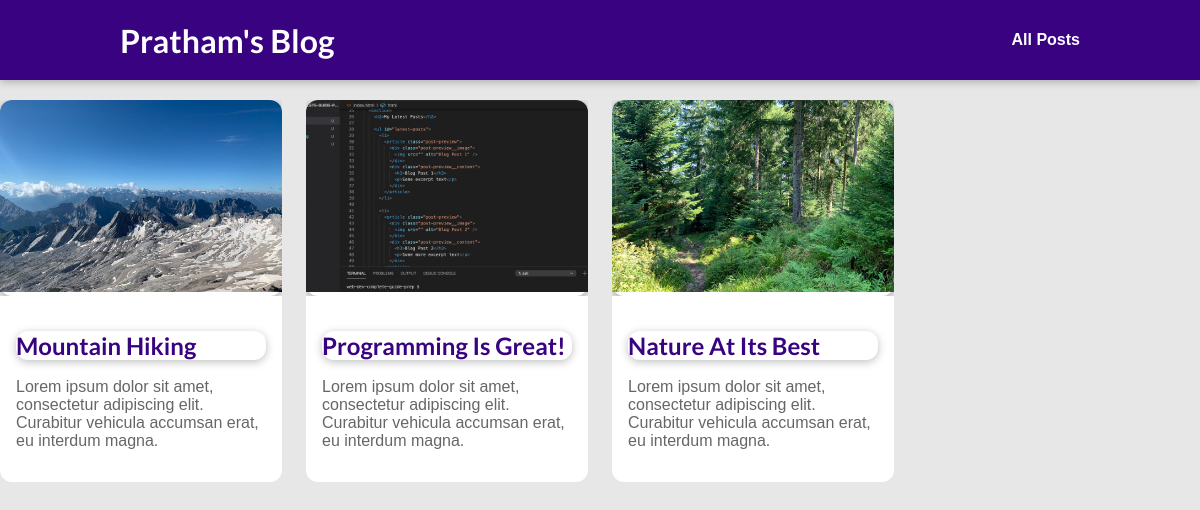
The page /posts on the database its author committed.
### blog/models.py (models this page shows, shortened)
class Posts(models.Model):
    title = models.CharField(max_length=150)
    excerpt = models.CharField(max_length=200)
    imageName = models.CharField(max_length=100)
    date = models.DateField(auto_now=True)
    slug = models.SlugField(unique=True, db_index=True)
    content = models.TextField(validators=[MinLengthValidator(10)])
    author = models.ForeignKey(
        Author, on_delete=models.SET_NULL, null=True, related_name="posts")
    tag = models.ManyToManyField(Tag)

### blog/views.py (the view)
# urls.py: path("posts",views.posts,name="posts-page"),
def posts(request):
    all_post = Posts.objects.all().order_by("-date")
    return render(request, "blog/all-posts.html", {"posts": all_post})

### blog/templates/blog/all-posts.html (shortened to what this page needs)
{% extends 'base.html' %}
{% load static %}
{% block pageStyle %}
  <link rel="stylesheet" href="{% static 'blog/all-posts.css' %}" />
  <link rel="stylesheet" href="{% static 'blog/posts.css' %}" />
{% endblock %}
{% block pageContent %}
    <section>
        <ul>
            {% for post in posts %}
            {% include "blog/includes/posts.html" %}
            {% endfor %}
        </ul>
    </section>
{% endblock %}

### blog/templates/blog/includes/posts.html
{% load static %}
<li>
    <article class="post">
        <a href="{% url "post-details-page" slug=post.slug %}">
            <img src="{% static 'blog/images/'|add:post.imageName %}" alt="{{post.title}}">
            <div class="post__content">
                <h3><a href="">{{post.title}}</a></h3>
                <p>Lorem ipsum dolor sit amet, consectetur adipiscing elit. Curabitur vehicula accumsan erat, eu interdum magna.</p>
            </div>
        </a>
    </article>
</li>

### static/style.css (style rules this page uses)
* { box-sizing: border-box; }
html { font-family: 'Open Sans', 'Lato', sans-serif; }
body { margin: 0; padding: 0; background-color: #f4f4f4; }
h1, h2, h3 { font-family: 'Lato', sans-serif; font-weight: bold; }

### blog/static/blog/all-posts.css (style rules this page uses)
body { background-color: #e7e7e7; font-family: Arial, sans-serif; margin: 0; padding: 0; }
ul { list-style: none; margin: 0; padding: 0; display: grid; grid-template-columns: repeat(auto-fill, minmax(17rem, 1fr)); gap: 1.5rem; }
.post { position: relative; overflow: hidden; }
.post img { width: 100%; height: 12rem; object-fit: cover; border-radius: 12px 12px 0 0; }
.post__content { padding: 1rem; background-color: white; border-radius: 0 0 12px 12px; }
.post__content h3 a { color: #390281; text-decoration: none; font-size: 1.5rem; margin-bottom: 0.5rem; display: block; }
.post__content p { font-size: 1rem; color: #666; }
.post a { text-decoration: none; color: inherit; display: block; box-shadow: 0 2px 8px rgba(0, 0, 0, 0.25); border-radius: 12px; transition: transform 0.3s ease; background-color: white; }

### blog/static/blog/posts.css (style rules this page uses)
.post { position: relative; overflow: hidden; }
.post img { width: 100%; height: 12rem; object-fit: cover; border-radius: 12px 12px 0 0; }
.post__content { padding: 1rem; background-color: white; border-radius: 0 0 12px 12px; }
.post__content h3 a { color: #390281; text-decoration: none; font-size: 1.5rem; margin-bottom: 0.5rem; display: block; }
.post__content p { font-size: 1rem; color: #666; }
.post a { text-decoration: none; color: inherit; display: block; box-shadow: 0 2px 8px rgba(0, 0, 0, 0.25); border-radius: 12px; transition: transform 0.3s ease; background-color: white; }

### rows shown on the page
Posts: imageName (picture), title "Mountain Hiking"
Posts: imageName (picture), title "Programming Is Great!"
Posts: imageName (picture), title "Nature At Its Best"
